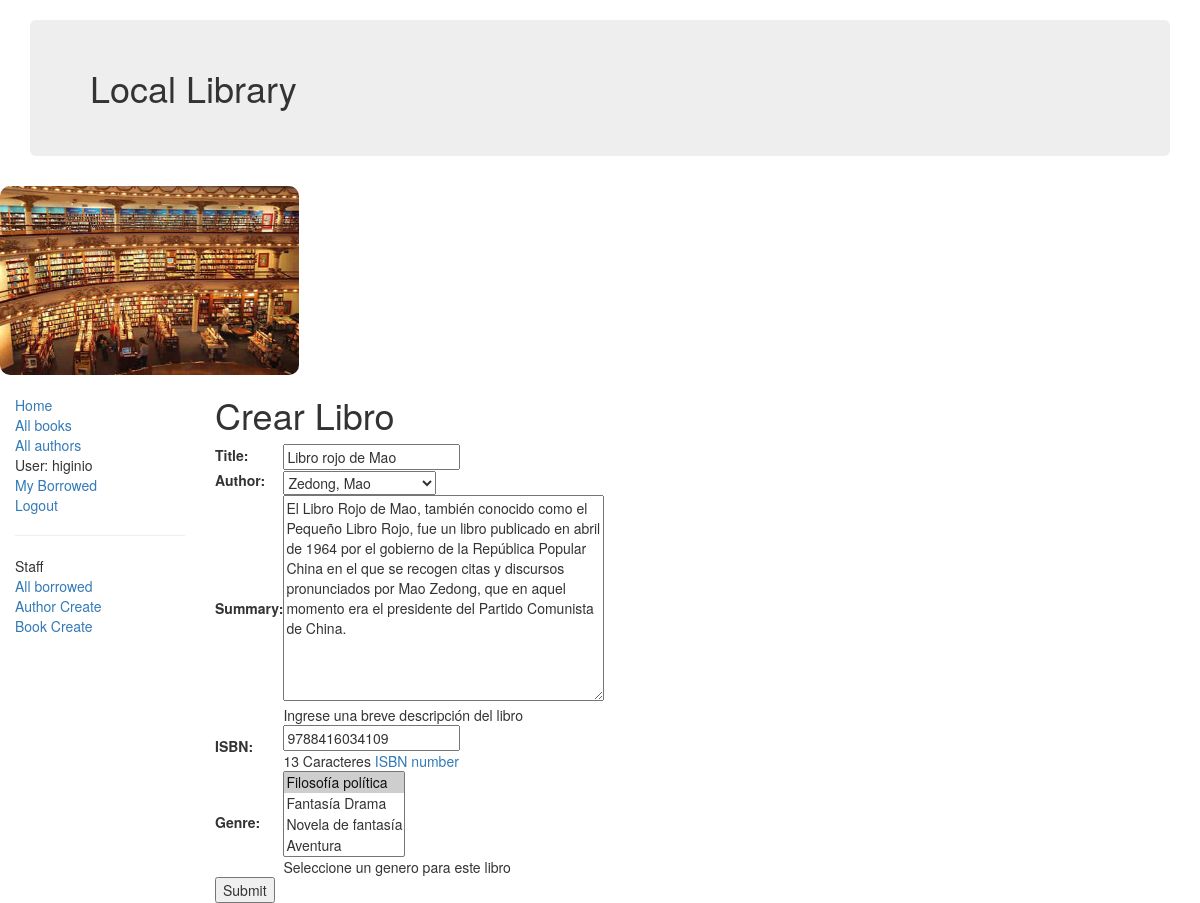
Screenshot of /catalog/book/1/update/ (signed in) with the database file from the repository.
### catalog/models.py (models this page shows, shortened)
class Book(models.Model):
    title = models.CharField(max_length=200)
    author = models.ForeignKey('Author', on_delete=models.SET_NULL, null=True)
    summary = models.TextField(max_length=1000, help_text="Ingrese una breve descripción del libro")
    isbn = models.CharField('ISBN',max_length=13, help_text='13 Caracteres <a href="https://www.isbn-international.org/content/what-isbn">ISBN number</a>')
    genre = models.ManyToManyField(Genre, help_text="Seleccione un genero para este libro")

### catalog/views.py (the view)
# urls.py: url(r'^book/(?P<pk>\d+)/update/$', views.BookUpdate.as_view(), name='book-update'),
class BookUpdate(PermissionRequiredMixin, UpdateView):
    model = Book
    fields = ['title', 'author', 'summary', 'isbn', 'genre']
    permission_required = 'catalog.can_mark_returned'

### catalog/models.py (called while the page is built)
    def __str__(self):
        return self.name

    def __str__(self):
        return '%s, %s' % (self.last_name, self.first_name)

### catalog/templates/catalog/book_form.html (shortened to what this page needs)
{% extends "base_generic.html" %}
{% block content %}
<h1>Crear Libro</h1>
<form action="" method="post">
    <table>
    {{ form.as_table }}
    </table>
    <input type="submit" value="Submit" />
</form>
{% endblock %}

### catalog/templates/base_generic.html (shortened to what this page needs)
<!DOCTYPE html>
<html lang="en">
<head>
  <link rel="stylesheet" href="https://maxcdn.bootstrapcdn.com/bootstrap/3.3.7/css/bootstrap.min.css">
  {% load static %}
  <link rel="stylesheet" href="{% static 'css/styles.css' %}">
</head>
<body>
  <header class="container">
  <h1 class="jumbotron">{% block encabezado %}Local Library{% endblock %}</h1>
  </header>
  <img class="lib" src="{% static 'img/lib.jpg' %}" alt="My image" style="width:299px;height:189px;"/>
  <div class="container-fluid">
    <div class="row">
      <div class="col-sm-2">
        {% block sidebar %}
        <ul class="sidebar-nav">
          <li><a href="{% url 'index' %}">Home</a></li>
          <li><a href="{% url 'books' %}">All books</a></li>
          <li><a href="{% url 'authors' %}">All authors</a></li>
          {% if user.is_authenticated %}
          <li>User: {{ user.get_username }}</li>
          <li><a href="{% url 'my-borrowed' %}">My Borrowed</a></li>
          <li><a href="{% url 'logout'%}?next={{request.path}}">Logout</a></li>
          {% else %}
          <li><a href="{% url 'login'%}?next={{request.path}}">Login</a></li>
          {% endif %}
        </ul>
        {% if user.is_staff %}
        <hr />
        <ul class="sidebar-nav">
          <li>Staff</li>
          {% if perms.catalog.can_mark_returned %}
          <li><a href="{% url 'all-borrowed' %}">All borrowed</a></li>
          <li><a href="{% url 'author_create' %}">Author Create</a></li>
          <li><a href="{% url 'book-create' %}">Book Create</a></li>
          {% endif %}
        </ul>
          {% endif %}
        {% endblock %}
      </div>
      <div class="col-sm-10 ">
        {% block content %}{% endblock %}
      </div>
    </div>
  </div>
</body>
</html>

### catalog/static/css/styles.css (style rules this page uses)
.sidebar-nav { margin-top: 20px; padding: 0; list-style: none; }
.lib { border-radius: 10px; align-content: center; }

### rows the page displays
Book: title "Libro rojo de Mao", author "Zedong, Mao", summary "El Libro Rojo de Mao, también conocido como el Pequeño Libro Rojo, fue un libro publicado en abril de 1964 por el gobierno de la República Popular China en el que se recogen citas y discursos pronunciados por Mao Zedong, que en aquel momento era el presidente del Partido Comunista de China.", isbn "9788416034109"

### other values shown
{{ user.get_username }} "higinio"
